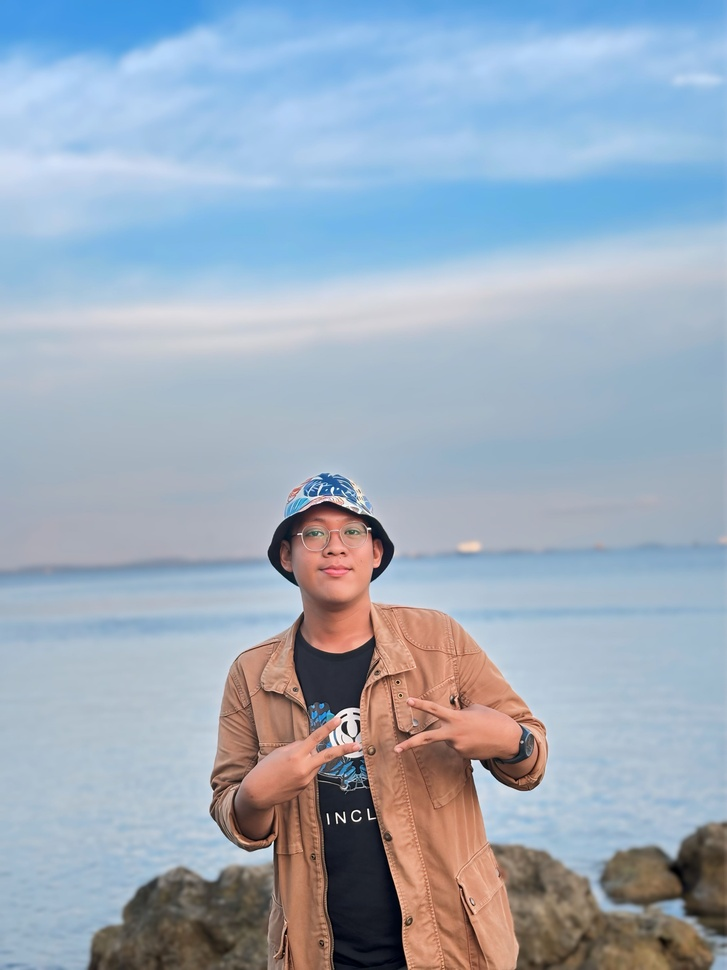
#> input picture IMG_0092.JPG, 727 x 970 px, shrunk from 2346 x 3128 before the run
$ python edge-canny.py
#> lines starting #> are read from the running program, lines starting #| are printed output that depends on the picture; after the words box and inside, x2 and y2 are one past the last pixel; in counts of white or black regions, pixels touching at a corner belong together
import cv2
import matplotlib.pyplot as plt

# Membaca gambar asli
image = cv2.imread('IMG_0092.JPG')  # Gambar dibaca dalam format BGR (default OpenCV)
#> image is the input picture: shape (970, 727, 3); mean B, G, R 187.7, 171.3, 156.6

# Mengubah gambar menjadi grayscale
gray_image = cv2.cvtColor(image, cv2.COLOR_BGR2GRAY)  # Mengonversi gambar ke skala abu-abu (grayscale)
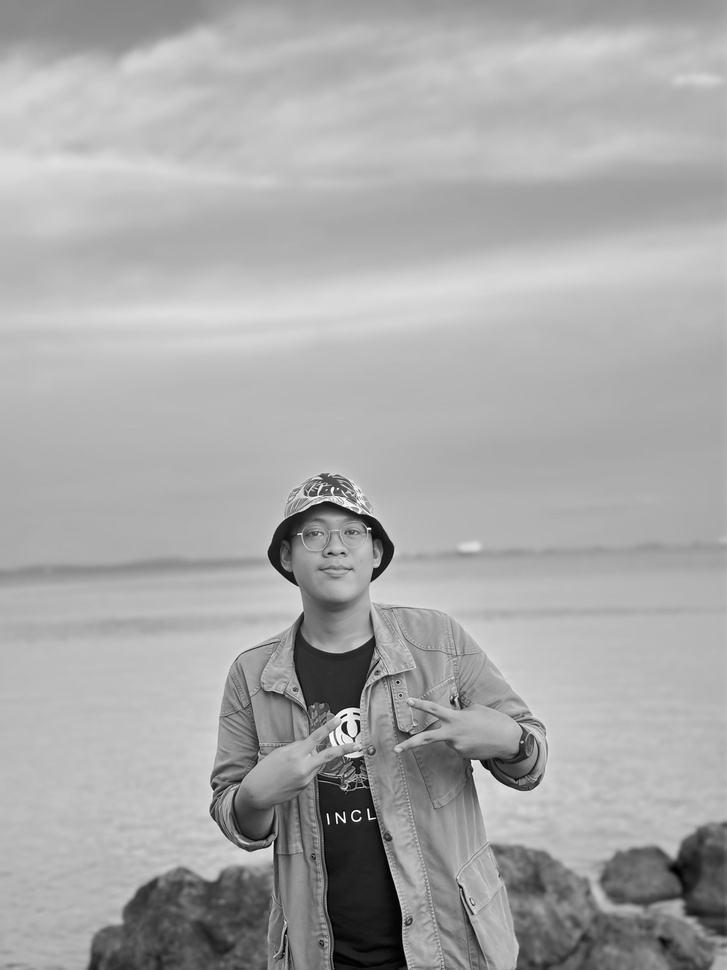
#> gray_image: shape (970, 727); min 0, max 255, mean 168.8

# Mengurangi noise menggunakan Gaussian Blur
blurred_image = cv2.GaussianBlur(gray_image, (5, 5), 0)  # Kernel 5x5 digunakan untuk meratakan gambar, mengurangi noise

# Deteksi tepi menggunakan metode Canny
# Threshold dapat disesuaikan berdasarkan intensitas objek pada gambar
low_threshold = 50  # Batas bawah untuk deteksi tepi
high_threshold = 150  # Batas atas untuk deteksi tepi
edges = cv2.Canny(blurred_image, threshold1=low_threshold, threshold2=high_threshold)  # Menemukan tepi
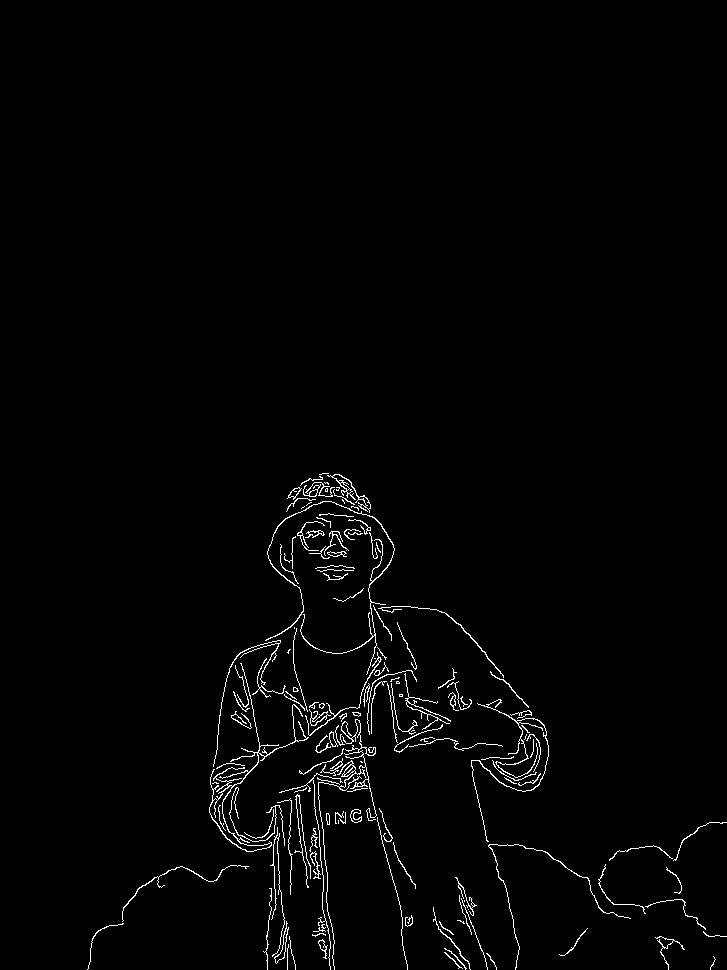
#> edges: shape (970, 727); 1.6% white in thin lines or dots, all inside (x1, y1, x2, y2) = (87, 473, 727, 970)

# Menampilkan hasil dalam tiga tahap: gambar asli, gambar yang diblur, dan hasil deteksi tepi
titles = ['Original Image', 'Blurred Image', 'Edges (Canny)']  # Judul untuk setiap gambar
images = [gray_image, blurred_image, edges]  # Daftar gambar yang akan ditampilkan

plt.figure(figsize=(15, 5))  # Menyiapkan ukuran figure untuk tampilan
for i in range(3):  # Loop untuk menampilkan ketiga gambar
    plt.subplot(1, 3, i + 1)  # Menempatkan gambar dalam subplot
    plt.imshow(images[i], cmap='gray')  # Menampilkan gambar dalam mode grayscale
    plt.title(titles[i])  # Menampilkan judul untuk gambar
    plt.axis('off')  # Menyembunyikan sumbu untuk tampilan lebih bersih

plt.tight_layout()  # Menata layout agar gambar tidak tumpang tindih
plt.show()  # Menampilkan gambar
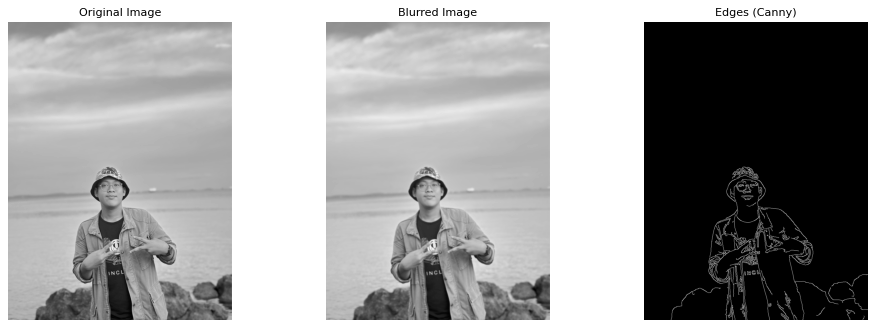
#> figure drawn by matplotlib, 3 panels
